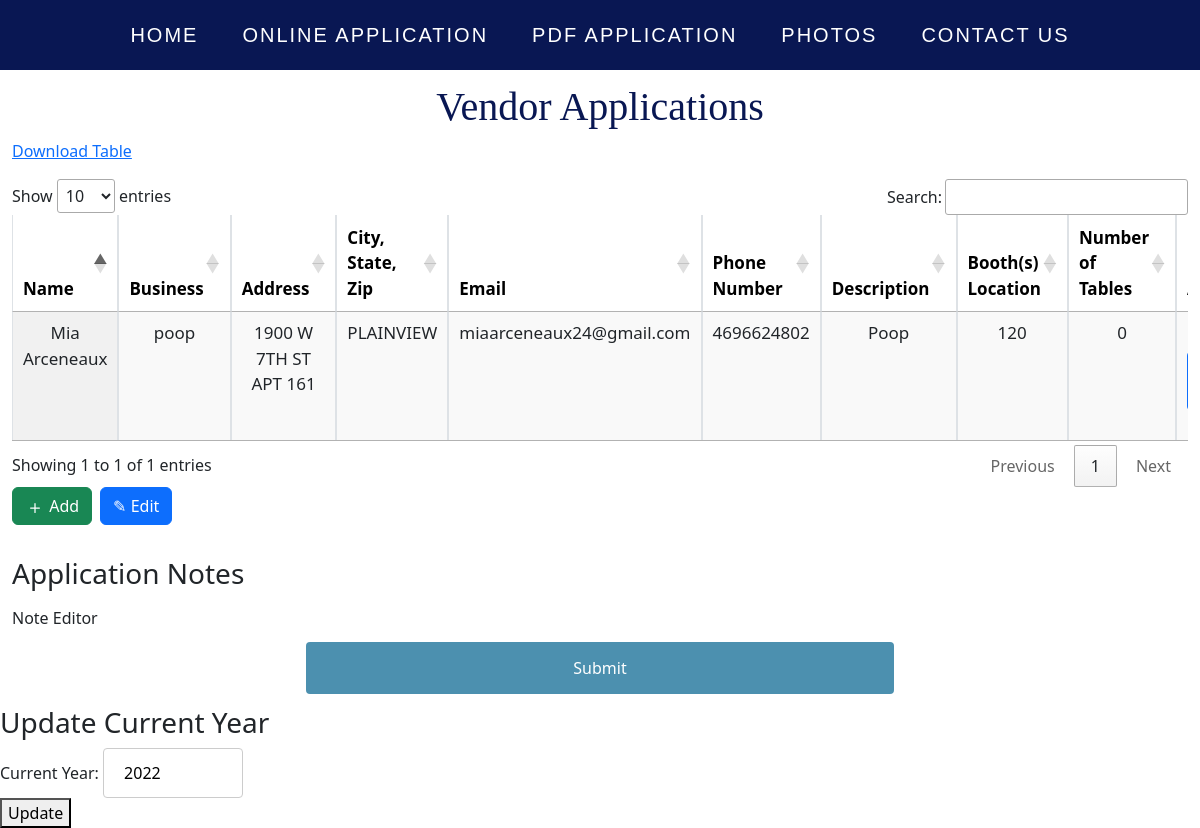
The page /adminapp on the database its author committed.
### app/models.py (models this page shows, shortened)
class Vendor(db.Model):
    id = db.Column(db.Integer, primary_key=True)
    name = db.Column(db.String(50), nullable=False)
    business = db.Column(db.String(200), nullable=False)
    address = db.Column(db.String(200), nullable=False)
    citystatezip = db.Column(db.String(50), nullable=False)
    email = db.Column(db.String(120), nullable=False, unique=True)
    phoneNum = db.Column(db.String(20), nullable=False)
    desc = db.Column(db.Text)
    boothNum = db.Column(db.Integer, nullable=False)
    boothLoc = db.Column(db.String, nullable=False)
    tableNum = db.Column(db.Integer)
    date = db.Column(db.DateTime(timezone=True), server_default=func.now())
    payment_deadline = db.Column(db.DateTime(timezone=True), server_default=func.now())
    payment_amount = db.Column(db.Float, nullable=False)
    status = db.Column(db.String, nullable=False)
    year = db.Column(db.Integer, nullable=False)

class CurrentYear(db.Model):
    id = db.Column(db.Integer, primary_key=True)
    year = db.Column(db.Integer, nullable=False)

### app/routes.py (the view)
@login_required
@app.route('/adminapp', methods=['GET', 'POST'])
def adminapp():
    form = AdminForm()
    data = Vendor.query.all()
    appData = AppText.query.first()
    currYear = CurrentYear.query.first()
    if form.validate_on_submit():
        appData.notes = form.notes.data
        db.session.commit()
    try:
        new_year = request.form['year']
        current_year = CurrentYear.query.first()
        current_year.year = new_year
        db.session.commit()
    except:
        pass
    return render_template('AdminApp.html', data=data, form=form, appData = appData, current_year=currYear.year)

### app/forms.py
class AdminForm(FlaskForm):
    payment_deadline = DateTimeField('Date and Time', format='%Y/%m/%d %H:%M:%S')
    notes = CKEditorField('Note Editor', validators=[InputRequired()])
    submit = SubmitField('Submit')

### app/templates/AdminApp.html (shortened to what this page needs)
{% extends 'base.html' %}
{% block content %}
<link rel="stylesheet" href="{{url_for('static',filename='css/bootstrap.css')}}"/>
<div class="database-export">
  <a href="/adminapp/download_data">Download Table</a>
</div>
  <div class="container-fluid">
    <h1 class="appTitle">Vendor Applications</h1>
    <div class="database-export">
      <a href="/adminapp/download_data">Download Table</a>
    </div>
    <div class="row mt-3">
      <div class="col-md-12">
        <div class="table-responsive">
          <table class="table table-striped table-bordered display" id="myTable">
            <thead>
              <tr>
                <th>Name</th>
                <th>Business</th>
                <th>Address</th>
                <th>City, State, Zip</th>
                <th>Email</th>
                <th>Phone Number</th>
                <th>Description</th>
                <th>Booth(s) Location</th>
                <th>Number of Tables</th>
                <th>Payment Amount</th>
              </tr>
            </thead>
            <tbody>
              {% for item in data %}
                {% if item.year == current_year %}
                    <tr>
                    <td>{{ item.name }}</td>
                    <td>{{ item.business }}</td>
                    <td>{{ item.address }}</td>
                    <td>{{ item.citystatezip }}</td>
                    <td>{{ item.email }}</td>
                    <td>{{ item.phoneNum }}</td>
                    <td>{{ item.desc }}</td>
                    <td>{{ item.boothLoc }}</td>
                    <td>{{ item.tableNum }}</td>
                    <td>{{ item.payment_amount }}
                    </td>
                  </tr>
                {% endif %}
              {% endfor %}
            </tbody>
          </table>
          <div class="d-flex align-items-center mb-3">
            <a href="{{ url_for('adminDB') }}" class="btn btn-success me-2">
              <svg xmlns="http://www.w3.org/2000/svg" width="20" height="20" fill="currentColor" class="bi bi-plus" viewBox="0 0 16 16">
                <path d="M8 4a.5.5 0 0 1 .5.5v3h3a.5.5 0 0 1 0 1h-3v3a.5.5 0 0 1-1 0v-3h-3a.5.5 0 0 1 0-1h3v-3A.5.5 0 0 1 8 4z"/>
              </svg>
              Add
            </a>
            <a href="{{ url_for('adminDB') }}" class="btn btn-primary">
              <span>&#9998;</span>
              Edit
            </a>
          </div>
        </div>
      </div>
      <div class="col-md-12 mt-3">
        <h3 class="mb-3">Application Notes</h3>
        <form method="POST">
          {{ form.notes.label }} {{ ckeditor.create(name='notes', value=appData.notes) }}
          {{ form.submit(class_='btn btn-primary') }}
        </form>
      </div>
      </div>
    </div>
    <div id="UpdateCurrYear">
      <h3>Update Current Year</h1>
      <form method="POST">
        <label for="year">Current Year:</label>
        <input type="number" id="year" name="year" min="1900" max="2100" value="{{ current_year }}" required>
        <br>
        <button type="submit">Update</button>
      </form>
    </div>
    <link rel="stylesheet" type="text/css" href="https://cdn.datatables.net/1.10.24/css/jquery.dataTables.min.css">
{% endblock %}

### app/static/index.css (style rules this page uses)
body { margin: 0; width: 100vw; height: 100vh; background-color: #b0c4de; max-width: 100%; }
h1 { margin: 16px; font-size: 64px; text-align: center; }
a { color: rgb(27, 99, 206); }
.nav-bar, h1, button { font-family:'Times New Roman', Times, serif }
th { color: black; padding: 30px; text-align: center; font-size: 17px; position: sticky; top: 0; background-color: #c0c3d3; box-shadow: 0px 4px #091753; }
td { padding: 30px; text-align: center; font-size: 17px; background-color: #09175341; color: rgb(0, 0, 0); }
input, select { padding: 12px 20px; border: 1px solid #ccc; border-radius: 4px; box-sizing: border-box; }
input[type=submit] { width: 50%; margin-left: 25%; margin-top: 1vw; margin-bottom: 1vw; display: block; align-self: center; background-color: #4c90af; color: white; padding: 14px 20px; border: none; border-radius: 4px; cursor: pointer; }
.appTitle { color:#091753; margin-top: 5%; }

### rows shown on the page
Vendor: name "Mia Arceneaux", business "poop", address "1900 W 7TH ST APT 161", citystatezip "PLAINVIEW", email "miaarceneaux24@gmail.com", phoneNum "4696624802", desc "Poop", boothLoc "120", tableNum "0"
CurrentYear: year "2022"
